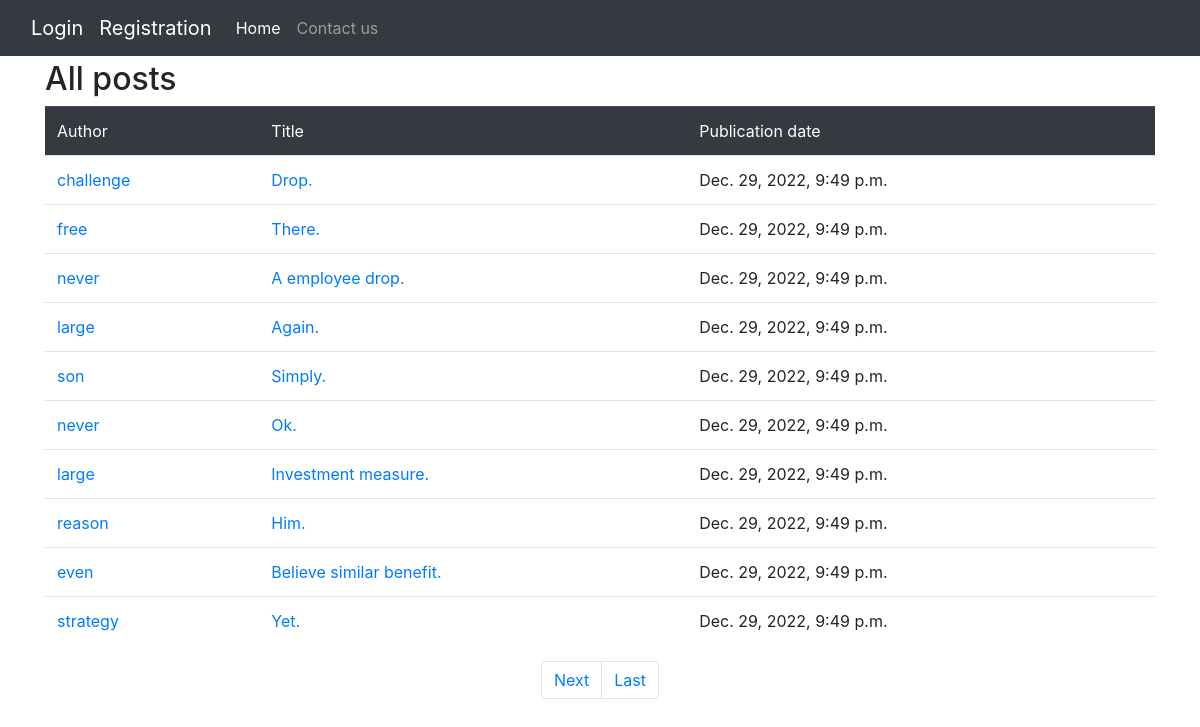
Screenshot of /blog/ with the database file from the repository.
### blog/models.py (models this page shows, shortened)
class Post(models.Model):
    user = models.ForeignKey(settings.AUTH_USER_MODEL, on_delete=models.CASCADE)
    title = models.CharField(max_length=200)
    text = models.TextField()
    created_date = models.DateTimeField(default=timezone.now)
    published = models.BooleanField(default=False)

### blog/views.py (the view, shortened to what this page needs)
# urls.py: path('', views.PostsListView.as_view(), name='posts_all'),
class PostsListView(ListView):
    model = Post
    fields = ['title', 'text']
    queryset = Post.objects.filter(published=True)
    paginate_by = 10
    template_name = 'blog/posts_all.html'

### templates/blog/posts_all.html
{% extends "base.html" %}
{% block content %}
    <h2>All posts</h2>
    <table class="table table-hover">
        <thead class="table-dark">
        <tr>
            <td>Author</td>
            <td>Title</td>
            <td>Publication date</td>
        </tr>
        </thead>
        <tbody>
        {% for a in post_list %}
        <tr>
            <td><a href="{% url 'user_management:user_detail_pub' pk=a.user.id %}">{{ a.user }}</a></td>
            <td><a href='{% url "blog:post_detail" pk=a.id %}'>{{ a.title }}</a></td>
            <td>{{ a.created_date }}</td>
        </tr>
        {% endfor %}
        </tbody>
    </table>
{% endblock %}

### templates/base.html (shortened to what this page needs)
{% load static %}<!DOCTYPE html>
<html lang="en">
<head>
  <link rel="stylesheet" href="https://stackpath.bootstrapcdn.com/bootstrap/4.5.2/css/bootstrap.min.css"
>
</head>
<body>
<div class="container" style="padding-top: 60px;">
</div>
<nav class="navbar navbar-expand-md navbar-dark fixed-top bg-dark">
  <div class="container-fluid">
    {% if request.user.is_authenticated %}
    <a class="navbar-brand" href="{% url 'user_management:user_detail' %}">{{ request.user.get_username }}</a>
    <button class="navbar-toggler" type="button" data-bs-toggle="collapse" data-bs-target="#navbarNavDropdown" aria-controls="navbarNavDropdown" aria-expanded="false" aria-label="Toggle navigation">
      <span class="navbar-toggler-icon"></span>
    </button>
    {% else %}
    <a class="navbar-brand" href="{% url 'user_management:login' %}?next={{ request.path }}">Login</a>
    <a class="navbar-brand" href="{% url 'user_management:registration' %}?next={{ request.path }}">Registration</a>
    {% endif %}
    <div class="collapse navbar-collapse" id="navbarNavDropdown">
      <div class="navbar-nav">
        <li class="nav-item">
          <a class="nav-link active" aria-current="page" href="{% url 'blog:posts_all' %}">Home</a>
        </li>
        <li class="nav-item">
          <a class="nav-link js-contact-us" data-url="{% url 'blog:contact_us' %}">Contact us</a>
        </li>
        </div>
      </div>
    </div>
</nav>
<div class="container">
{% block content %}{% endblock %}
    {% block pagination %}
    {% if is_paginated %}
    <nav aria-label="Page navigation example">
      <ul class="pagination justify-content-center">
      {% if page_obj.has_next %}
        <li class="page-item">
          <a class="page-link" href="{{ request.path }}?page={{ page_obj.next_page_number }}">Next</a>
        </li>
        <li class="page-item">
          <a class="page-link" href="?page={{ page_obj.paginator.num_pages }}">Last</a>
        </li>
          {% endif %}
      </ul>
    </nav>
    {% endif %}
    {% endblock %}
</div>
</body>
</html>

### rows the page displays
Post: user "challenge", title "Drop.", created_date "Dec. 29, 2022, 9:49 p.m."
Post: user "free", title "There.", created_date "Dec. 29, 2022, 9:49 p.m."
Post: user "never", title "A employee drop.", created_date "Dec. 29, 2022, 9:49 p.m."
Post: user "large", title "Again.", created_date "Dec. 29, 2022, 9:49 p.m."
Post: user "son", title "Simply.", created_date "Dec. 29, 2022, 9:49 p.m."
Post: user "never", title "Ok.", created_date "Dec. 29, 2022, 9:49 p.m."
Post: user "large", title "Investment measure.", created_date "Dec. 29, 2022, 9:49 p.m."
Post: user "reason", title "Him.", created_date "Dec. 29, 2022, 9:49 p.m."
Post: user "even", title "Believe similar benefit.", created_date "Dec. 29, 2022, 9:49 p.m."
Post: user "strategy", title "Yet.", created_date "Dec. 29, 2022, 9:49 p.m."
